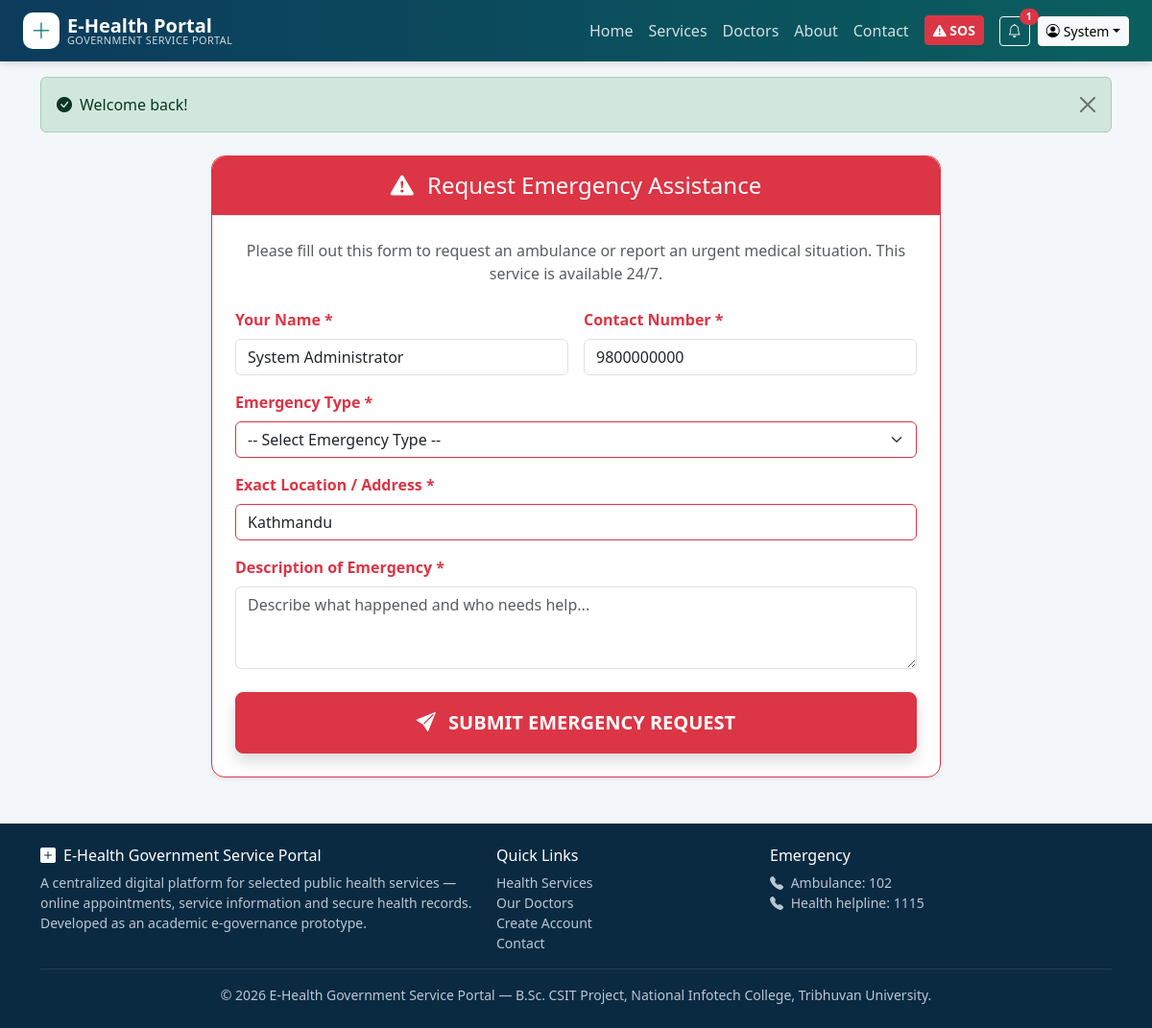
Screenshot of /emergency.php (signed in) with the database file from the repository.
### tables this page shows
CREATE TABLE users (
  user_id     INT UNSIGNED AUTO_INCREMENT PRIMARY KEY,
  name        VARCHAR(100) NOT NULL,
  email       VARCHAR(150) NOT NULL UNIQUE,
  password    VARCHAR(255) NOT NULL,
  role        ENUM('admin','doctor','citizen') NOT NULL DEFAULT 'citizen',
  phone       VARCHAR(20)  DEFAULT NULL,
  gender      ENUM('male','female','other') DEFAULT NULL,
  dob         DATE DEFAULT NULL,
  address     VARCHAR(200) DEFAULT NULL,
  status      ENUM('active','inactive') NOT NULL DEFAULT 'active',
  failed_logins TINYINT UNSIGNED NOT NULL DEFAULT 0,
  locked_until  DATETIME DEFAULT NULL,
  created_at  TIMESTAMP DEFAULT CURRENT_TIMESTAMP
);

### includes/db.php (called while the page is built, shortened)
<?php
function db(): PDO
{
    static $pdo = null;
    if ($pdo === null) {
        try {
            $dsn = 'mysql:host=' . DB_HOST . ';port=' . DB_PORT . ';dbname=' . DB_NAME . ';charset=utf8mb4';
            $pdo = new PDO($dsn, DB_USER, DB_PASS, [
                PDO::ATTR_ERRMODE            => PDO::ERRMODE_EXCEPTION,
                PDO::ATTR_DEFAULT_FETCH_MODE => PDO::FETCH_ASSOC,
                PDO::ATTR_EMULATE_PREPARES   => false,
            ]);
            $pdo->exec("SET time_zone = '+05:45'");
        } catch (PDOException $e) {
            http_response_code(500);
            die('<div style="font-family:sans-serif;max-width:600px;margin:60px auto;padding:20px;border:1px solid #f5c2c7;background:#f8d7da;border-radius:8px">'
              . '<h3>Database connection failed</h3><p>Please make sure <b>MySQL is running in XAMPP</b> and that you imported '
              . '<code>database/ehealth_db.sql</code>. Check the credentials in <code>config/config.php</code>.</p></div>');
        }
    }
    return $pdo;
}
function q(string $sql, array $params = []): PDOStatement
{
    $st = db()->prepare($sql);
    $st->execute($params);
    return $st;
}
function fetch_one(string $sql, array $params = []): ?array { $r = q($sql, $params)->fetch(); return $r ?: null; }
function fetch_val(string $sql, array $params = []) { return q($sql, $params)->fetchColumn(); }

### includes/auth.php (called while the page is built, shortened)
<?php
require_once __DIR__ . '/functions.php';
function current_user(): ?array
{
    static $u = false;
    if ($u === false) {
        $u = isset($_SESSION['user_id'])
            ? fetch_one('SELECT user_id,name,email,role,phone,gender,dob,address,status FROM users WHERE user_id=?', [$_SESSION['user_id']])
            : null;
    }
    return $u;
}
function home_for(string $role): string
{
    return ['admin' => 'admin/dashboard.php', 'doctor' => 'doctor/dashboard.php', 'citizen' => 'citizen/dashboard.php'][$role] ?? 'index.php';
}

### emergency.php (the view, shortened to what this page needs)
<?php
require_once __DIR__ . '/includes/layout.php';
$u = current_user();
$f = [
    'requester_name' => $u ? $u['name'] : '',
    'contact_number' => $u ? $u['phone'] : '',
    'emergency_type' => '',
    'location'       => $u ? $u['address'] : '',
    'description'    => ''
];
$success = false;
layout_top('Emergency Request');
?>
<div class="container">
  <div class="card shadow-sm mx-auto my-4 border-danger" style="max-width:760px">
    <div class="card-header bg-danger text-white p-3">
        <h2 class="h4 mb-0 text-center"><i class="bi bi-exclamation-triangle-fill me-2"></i> Request Emergency Assistance</h2>
    </div>
    <div class="card-body p-4">
    <?php if ($success): ?>
        <div class="alert alert-success text-center">
            <h4 class="alert-heading">Emergency Request Received</h4>
            <p>Your request for emergency assistance has been submitted successfully. Help will be dispatched shortly.</p>
            <p class="mb-0"><strong>Please stay calm and keep your phone nearby.</strong></p>
            <div class="mt-4">
                <a href="<?= url('index.php') ?>" class="btn btn-outline-danger">Return to Homepage</a>
            </div>
        </div>
    <?php else: ?>
        <p class="text-muted text-center mb-4">Please fill out this form to request an ambulance or report an urgent medical situation. This service is available 24/7.</p>
        <form method="post" class="row g-3" novalidate>
          <div class="col-md-6">
              <label class="form-label text-danger fw-bold">Your Name *</label>
              <input name="requester_name" class="form-control" value="<?= e($f['requester_name']) ?>" required <?= $u ? 'readonly' : '' ?>>
          </div>
          <div class="col-md-6">
              <label class="form-label text-danger fw-bold">Contact Number *</label>
              <input name="contact_number" class="form-control" value="<?= e($f['contact_number']) ?>" required>
          </div>
          <div class="col-md-12">
              <label class="form-label text-danger fw-bold">Emergency Type *</label>
              <select name="emergency_type" class="form-select border-danger" required>
                  <option value="">-- Select Emergency Type --</option>
              </select>
          </div>
          <div class="col-12">
              <label class="form-label text-danger fw-bold">Exact Location / Address *</label>
              <input name="location" class="form-control border-danger" value="<?= e($f['location']) ?>" required placeholder="E.g., Baneshwor Chowk, Near ABC Bank">
          </div>
          <div class="col-12">
              <label class="form-label text-danger fw-bold">Description of Emergency *</label>
              <textarea name="description" class="form-control" rows="3" required placeholder="Describe what happened and who needs help..."><?= e($f['description']) ?></textarea>
          </div>
          <div class="col-12 mt-4">
              <button class="btn btn-danger btn-lg w-100 py-3 fw-bold shadow"><i class="bi bi-send-fill me-2"></i> SUBMIT EMERGENCY REQUEST</button>
          </div>
        </form>
    <?php endif; ?>
  </div></div>
</div>
<?php layout_bottom(); ?>

### includes/layout.php (shortened to what this page needs)
<?php
require_once __DIR__ . '/auth.php';
function layout_top(string $title, bool $panel = false): void
{
    $u = current_user();
    $script = str_replace('\\', '/', $_SERVER['SCRIPT_NAME']);
    $unread = $u ? unread_count((int)$u['user_id']) : 0;
    ?><!DOCTYPE html>
<html lang="en">
<head>
<link rel="stylesheet" href="<?= asset('vendor/bootstrap/css/bootstrap.min.css') ?>">
<link rel="stylesheet" href="<?= asset('vendor/icons/bootstrap-icons.min.css') ?>">
<link rel="stylesheet" href="<?= asset('css/style.css') ?>">
</head>
<body class="<?= $panel ? 'panel-body' : '' ?>">
<nav class="navbar navbar-expand-lg navbar-dark topbar sticky-top">
  <div class="container-fluid px-lg-4">
    <a class="navbar-brand d-flex align-items-center" href="<?= url($u ? home_for($u['role']) : 'index.php') ?>">
      <span class="brand-mark me-2"><i class="bi bi-plus-lg"></i></span>
      <span class="lh-1"><strong>E-Health Portal</strong><small class="d-none d-sm-block">Government Service Portal</small></span>
    </a>
    <div class="<?= $panel ? 'ms-auto' : 'collapse navbar-collapse' ?>" id="mainNav">
      <?php if (!$panel): ?>
      <ul class="navbar-nav ms-auto me-lg-3">
        <li class="nav-item"><a class="nav-link <?= basename($script) === 'index.php' ? 'active' : '' ?>" href="<?= url('index.php') ?>">Home</a></li>
        <li class="nav-item"><a class="nav-link <?= basename($script) === 'services.php' ? 'active' : '' ?>" href="<?= url('services.php') ?>">Services</a></li>
        <li class="nav-item"><a class="nav-link <?= basename($script) === 'doctors.php' && !str_contains($script, 'admin') ? 'active' : '' ?>" href="<?= url('doctors.php') ?>">Doctors</a></li>
        <li class="nav-item"><a class="nav-link <?= basename($script) === 'about.php' ? 'active' : '' ?>" href="<?= url('about.php') ?>">About</a></li>
        <li class="nav-item"><a class="nav-link <?= basename($script) === 'contact.php' ? 'active' : '' ?>" href="<?= url('contact.php') ?>">Contact</a></li>
        <li class="nav-item ms-lg-2"><a class="btn btn-sm btn-danger mt-1 fw-bold" href="<?= url('emergency.php') ?>"><i class="bi bi-exclamation-triangle-fill"></i> SOS</a></li>
      </ul>
      <?php endif; ?>
      <div class="d-flex align-items-center gap-2">
        <?php if ($u): ?>
          <?php if (true): ?>
            <a href="<?= url('notifications.php') ?>" class="btn btn-sm btn-outline-light position-relative" title="Notifications">
              <i class="bi bi-bell"></i>
              <?php if ($unread): ?><span class="position-absolute top-0 start-100 translate-middle badge rounded-pill bg-danger"><?= $unread ?></span><?php endif; ?>
            </a>
          <?php endif; ?>
          <div class="dropdown">
            <button class="btn btn-sm btn-light dropdown-toggle" data-bs-toggle="dropdown"><i class="bi bi-person-circle me-1"></i><?= e(explode(' ', $u['name'])[0]) ?></button>
          </div>
        <?php else: ?>
          <a href="<?= url('login.php') ?>" class="btn btn-sm btn-outline-light">Login</a>
          <a href="<?= url('register.php') ?>" class="btn btn-sm btn-light text-teal fw-semibold">Register</a>
        <?php endif; ?>
      </div>
    </div>
  </div>
</nav>
<?php if ($panel && $u): ?>
<div class="panel-wrap">
  <aside class="sidebar" id="sidebar">
    <div class="sidebar-role"><i class="bi bi-shield-check me-1"></i><?= e(ucfirst($u['role'])) ?> Panel</div>
    <ul class="nav flex-column">
      <?php foreach (menu_for($u['role']) as [$label, $file, $icon]):
          $active = str_ends_with($script, '/' . $file) || (basename(dirname($script)) . '/' . basename($script)) === $file; ?>
        <li class="nav-item">
          <a class="nav-link <?= $active ? 'active' : '' ?>" href="<?= url($file) ?>"><i class="bi bi-<?= $icon ?> me-2"></i><?= e($label) ?></a>
        </li>
      <?php endforeach; ?>
      <li class="nav-item mt-2"><a class="nav-link <?= basename($script) === 'profile.php' ? 'active' : '' ?>" href="<?= url('profile.php') ?>"><i class="bi bi-person-gear me-2"></i>My Profile</a></li>
    </ul>
  </aside>
  <main class="panel-main">
    <div class="d-flex flex-wrap justify-content-between align-items-center mb-3">
      <h1 class="h3 page-title mb-0"><?= e($title) ?></h1>
      <span class="text-muted small d-none d-md-block"><i class="bi bi-calendar3 me-1"></i><?= date('l, d F Y') ?></span>
    </div>
    <?= flash_render() ?>
<?php else: ?>
<main>
<div class="container mt-3"><?= flash_render() ?></div>
<?php endif;
}
function layout_bottom(bool $panel = false): void
{
    if ($panel): ?>
  </main>
</div>
<?php else: ?>
</main>
<footer class="site-footer mt-5">
  <div class="container py-4">
    <div class="row g-4">
      <div class="col-md-5">
        <h6 class="text-white"><i class="bi bi-plus-square-fill me-2"></i><?= e(APP_NAME) ?></h6>
        <p class="small mb-0">A centralized digital platform for selected public health services &mdash; online appointments, service information and secure health records. Developed as an academic e-governance prototype.</p>
      </div>
      <div class="col-6 col-md-3">
        <h6 class="text-white">Quick Links</h6>
        <ul class="list-unstyled small mb-0">
          <li><a href="<?= url('services.php') ?>">Health Services</a></li>
          <li><a href="<?= url('doctors.php') ?>">Our Doctors</a></li>
          <li><a href="<?= url('register.php') ?>">Create Account</a></li>
          <li><a href="<?= url('contact.php') ?>">Contact</a></li>
        </ul>
      </div>
      <div class="col-6 col-md-4">
        <h6 class="text-white">Emergency</h6>
        <p class="small mb-0"><i class="bi bi-telephone-fill me-1"></i> Ambulance: 102<br><i class="bi bi-telephone-fill me-1"></i> Health helpline: 1115</p>
      </div>
    </div>
    <hr class="border-secondary">
    <div class="small text-center">&copy; <?= date('Y') ?> <?= e(APP_NAME) ?> &mdash; B.Sc. CSIT Project, National Infotech College, Tribhuvan University.</div>
  </div>
</footer>
<?php endif; ?>
</body>
</html>
<?php
}

### assets/css/style.css (style rules this page uses)
:root { --navy:#0c3b5c; --teal:#0e7c7b; --teal-dark:#0a5f5e; --mint:#e6f4f3; --ink:#1e2a35; --muted:#6b7a88; --line:#e3e9ee; --bg:#f4f7f9; }
body { background:var(--bg);color:var(--ink);font-family:system-ui,-apple-system,"Segoe UI",Roboto,"Helvetica Neue",Arial,sans-serif; }
.topbar { background:linear-gradient(90deg,var(--navy),var(--teal-dark));box-shadow:0 2px 8px rgba(0,0,0,.15) }
.topbar .navbar-brand small { font-size:.68rem;opacity:.8;font-weight:400;letter-spacing:.04em;text-transform:uppercase }
.brand-mark { width:38px;height:38px;border-radius:10px;background:#fff;color:var(--teal);display:inline-flex;align-items:center;justify-content:center;font-size:1.4rem }
.topbar .nav-link { color:rgba(255,255,255,.82) }
.card { border:1px solid var(--line);border-radius:14px;box-shadow:0 1px 3px rgba(12,59,92,.04) }
.card-header { background:#fff;border-bottom:1px solid var(--line);font-weight:600;border-radius:14px 14px 0 0!important }
.site-footer { background:#0a2a42;color:#b9c7d3 }
.site-footer a { color:#b9c7d3;text-decoration:none }

### rows the page displays
users: user_id "1", name "System", requester_name "System Administrator", contact_number "9800000000", location "Kathmandu"

### other values shown
$f['msg'] "Welcome back!"
APP_NAME "E-Health Government Service Portal"
